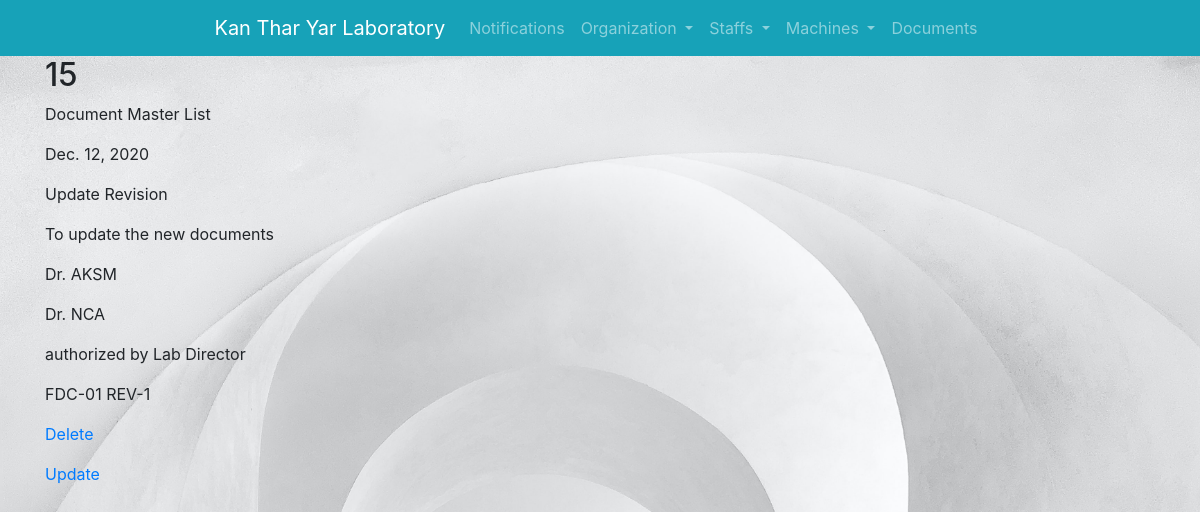
The page /documents/dar/2/detail/ on the database its author committed.
### documents/models.py (models this page shows, shortened)
class dar(models.Model):
    DEPARTMENTS = (('DC', 'DC'), ('QMS', 'QMS'), ('AD', 'AD'), ('ML', 'ML'),)
    DOC_TYPES = (('Manual', 'Manual'), ('Procedure', 'Procedure'), ('Form', 'Form'), ('WI', 'WI'), ('Others', 'Others'),)
    PURPOSE = (('Create New Document', 'Create New Document'), ('Update Revision', 'Update Revision'),)
    name = models.CharField('Doc.Name (Filled by request person)',max_length=100, blank=True, null=True)
    code = models.CharField('Doc.Code with REV No. (Filled by request person)',max_length=100, blank=True, null=True)
    received_date = models.DateTimeField('Fill date in mm/dd/yyyy format (e.g. 12/31/2020)(Filled by request person)',
                                       auto_now_add=False, auto_now=False,blank=True, null=True)
    purpose = models.CharField('Request Purpose (Filled by request person)',max_length=100, blank=True, null=True, choices=PURPOSE)
    detail = models.CharField('Request Detail (Filled by request person)',max_length=200, blank=True, null=True)
    requested_by = models.CharField('Requested Person (Filled by request person)',max_length=100, blank=True, null=True)
    dar_no = models.CharField('DAR No. (Filled by DC)',max_length=100, blank=True, null=True)
    approved_by = models.CharField('Approved Person (Filled by DC)',max_length=100, blank=True, null=True)
    remark = models.CharField('Remark (Filled by DC)',max_length=100, blank=True, null=True)
    def get_date(self):
        return self.received_date.date()

### documents/views.py (the view)
# urls.py: path('dar/<int:pk>/detail/', views.dar_detail.as_view(),  name="dar_detail"),
class dar_detail(DetailView):
    template_name = 'documents/dar/dar_detail.html'
    model = dar
    context_object_name = 'dar'

### documents/templates/documents/dar/dar_detail.html
{% extends 'base_layout.html' %}
{% block content%}
            <h2>{{ dar.dar_no }}</h2>
            <p>{{ dar.name }}</p>
            <p>{{ dar.get_date }}</p>
            <p>{{ dar.purpose }}</p>
            <p>{{ dar.detail }}</p>
            <p>{{ dar.requested_by }}</p>
            <p>{{ dar.approved_by }}</p>
            <p>{{ dar.remark }}</p>
            <p>{{ dar.code }}</p>
            <p><a href="{% url 'documents:dar_delete' pk=dar.pk %}">Delete</a></p>
            <p><a href="{% url 'documents:dar_update' pk=dar.pk %}">Update</a></p>
{% endblock %}

### assets/styles.css (style rules this page uses)
body { background-color: #0f121f; background-image: url('/static/feathers.jpg'); background-repeat-y: no-repeat; background-size: cover; color: #fff; }

### rows shown on the page
dar: dar_no "15", name "Document Master List", get_date "Dec. 12, 2020", purpose "Update Revision", detail "To update the new documents", requested_by "Dr. AKSM", approved_by "Dr. NCA", remark "authorized by Lab Director", code "FDC-01 REV-1"
